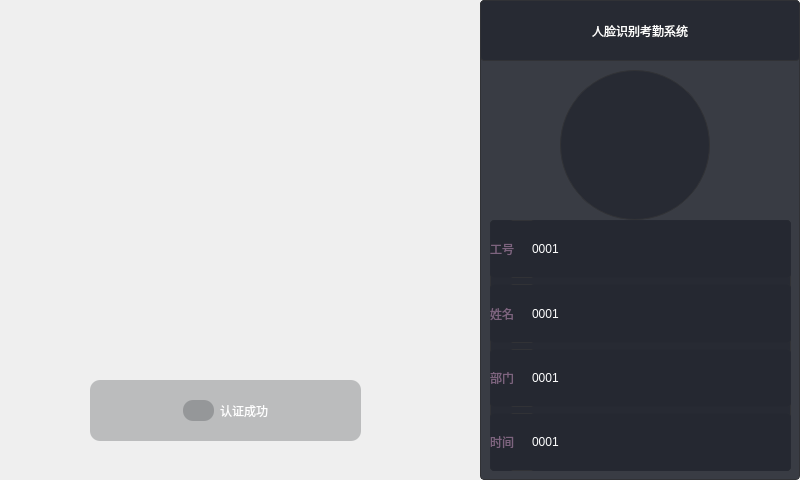
<?xml version="1.0" encoding="UTF-8"?>
<ui version="4.0">
 <class>FaceAttendence</class>
 <widget class="QMainWindow" name="FaceAttendence">
  <property name="geometry">
   <rect>
    <x>0</x>
    <y>0</y>
    <width>800</width>
    <height>480</height>
   </rect>
  </property>
  <property name="windowTitle">
   <string>FaceAttendence</string>
  </property>
  <widget class="QWidget" name="centralwidget">
   <widget class="QWidget" name="videoWidget" native="true">
    <property name="geometry">
     <rect>
      <x>0</x>
      <y>0</y>
      <width>480</width>
      <height>480</height>
     </rect>
    </property>
    <property name="styleSheet">
     <string notr="true"/>
    </property>
    <widget class="QWidget" name="widget_2" native="true">
     <property name="geometry">
      <rect>
       <x>90</x>
       <y>380</y>
       <width>271</width>
       <height>61</height>
      </rect>
     </property>
     <property name="styleSheet">
      <string notr="true">border-radius:10px;
background-color: rgba(49, 50, 54,69);</string>
     </property>
     <layout class="QHBoxLayout" name="horizontalLayout_2">
      <item>
       <spacer name="horizontalSpacer">
        <property name="orientation">
         <enum>Qt::Horizontal</enum>
        </property>
        <property name="sizeHint" stdset="0">
         <size>
          <width>40</width>
          <height>20</height>
         </size>
        </property>
       </spacer>
      </item>
      <item>
       <layout class="QHBoxLayout" name="horizontalLayout">
        <item>
         <widget class="QLabel" name="label">
          <property name="minimumSize">
           <size>
            <width>31</width>
            <height>21</height>
           </size>
          </property>
          <property name="maximumSize">
           <size>
            <width>31</width>
            <height>21</height>
           </size>
          </property>
          <property name="styleSheet">
           <string notr="true">border-image: url(:/yes.png);</string>
          </property>
          <property name="text">
           <string/>
          </property>
         </widget>
        </item>
        <item>
         <widget class="QLabel" name="label_2">
          <property name="styleSheet">
           <string notr="true">font: 25 24pt &quot;微软雅黑 Light&quot;;
border:none;
background-color: rgba(49, 50, 54,0);
color: rgb(255, 255, 255);</string>
          </property>
          <property name="text">
           <string>认证成功</string>
          </property>
         </widget>
        </item>
       </layout>
      </item>
      <item>
       <spacer name="horizontalSpacer_2">
        <property name="orientation">
         <enum>Qt::Horizontal</enum>
        </property>
        <property name="sizeHint" stdset="0">
         <size>
          <width>40</width>
          <height>20</height>
         </size>
        </property>
       </spacer>
      </item>
     </layout>
    </widget>
    <widget class="QLabel" name="headpicLb">
     <property name="geometry">
      <rect>
       <x>90</x>
       <y>50</y>
       <width>266</width>
       <height>266</height>
      </rect>
     </property>
     <property name="styleSheet">
      <string notr="true">border-image: url(:/crc.png);</string>
     </property>
     <property name="text">
      <string/>
     </property>
    </widget>
    <widget class="QLabel" name="videolb">
     <property name="geometry">
      <rect>
       <x>0</x>
       <y>0</y>
       <width>480</width>
       <height>480</height>
      </rect>
     </property>
     <property name="text">
      <string/>
     </property>
    </widget>
    <zorder>videolb</zorder>
    <zorder>widget_2</zorder>
    <zorder>headpicLb</zorder>
   </widget>
   <widget class="QWidget" name="widget_3" native="true">
    <property name="geometry">
     <rect>
      <x>480</x>
      <y>0</y>
      <width>320</width>
      <height>480</height>
     </rect>
    </property>
    <property name="styleSheet">
     <string notr="true">QWidget{
	border:1px solid #313236;
	border-radius:4px;
	
	background-color: rgb(37, 40, 49,0.9);
}

QWidget#titleLb{
	
	font: 24pt &quot;微软雅黑&quot;;
	color: rgb(255, 255, 255);
}

QWidget#headLb{
	border-radius:75px;
}</string>
    </property>
    <widget class="QLabel" name="titleLb">
     <property name="geometry">
      <rect>
       <x>0</x>
       <y>0</y>
       <width>320</width>
       <height>61</height>
      </rect>
     </property>
     <property name="text">
      <string>人脸识别考勤系统</string>
     </property>
     <property name="alignment">
      <set>Qt::AlignCenter</set>
     </property>
    </widget>
    <widget class="QLabel" name="headLb">
     <property name="geometry">
      <rect>
       <x>80</x>
       <y>70</y>
       <width>150</width>
       <height>150</height>
      </rect>
     </property>
     <property name="text">
      <string/>
     </property>
    </widget>
    <widget class="QWidget" name="layoutWidget">
     <property name="geometry">
      <rect>
       <x>10</x>
       <y>220</y>
       <width>301</width>
       <height>251</height>
      </rect>
     </property>
     <layout class="QVBoxLayout" name="verticalLayout">
      <item>
       <widget class="QWidget" name="widget_4" native="true">
        <property name="styleSheet">
         <string notr="true">QWidget{
	border:1px solid #313236;
	border-radius:4px;
	background-color: rgb(37, 40, 49,0.9);
}

QLabel{
	border:none;
	color: rgb(125, 100, 127);
	
	font: 16pt &quot;微软雅黑&quot;;
}

QLineEdit{
	border:none;
	
	color: rgb(255, 255, 255);
	font: 16pt &quot;微软雅黑&quot;;
}</string>
        </property>
        <layout class="QHBoxLayout" name="horizontalLayout_3">
         <property name="leftMargin">
          <number>0</number>
         </property>
         <property name="topMargin">
          <number>0</number>
         </property>
         <property name="rightMargin">
          <number>0</number>
         </property>
         <property name="bottomMargin">
          <number>0</number>
         </property>
         <item>
          <widget class="QLabel" name="label_6">
           <property name="text">
            <string>工号</string>
           </property>
          </widget>
         </item>
         <item>
          <spacer name="horizontalSpacer_3">
           <property name="orientation">
            <enum>Qt::Horizontal</enum>
           </property>
           <property name="sizeType">
            <enum>QSizePolicy::Fixed</enum>
           </property>
           <property name="sizeHint" stdset="0">
            <size>
             <width>10</width>
             <height>20</height>
            </size>
           </property>
          </spacer>
         </item>
         <item>
          <widget class="QLineEdit" name="lineEdit">
           <property name="enabled">
            <bool>false</bool>
           </property>
           <property name="sizePolicy">
            <sizepolicy hsizetype="Expanding" vsizetype="Expanding">
             <horstretch>0</horstretch>
             <verstretch>0</verstretch>
            </sizepolicy>
           </property>
           <property name="text">
            <string>0001</string>
           </property>
          </widget>
         </item>
        </layout>
       </widget>
      </item>
      <item>
       <widget class="QWidget" name="widget_5" native="true">
        <property name="styleSheet">
         <string notr="true">QWidget{
	border:1px solid #313236;
	border-radius:4px;
	background-color: rgb(37, 40, 49,0.9);
}

QLabel{
	border:none;
	color: rgb(125, 100, 127);
	
	font: 16pt &quot;微软雅黑&quot;;
}

QLineEdit{
	border:none;
	
	color: rgb(255, 255, 255);
	font: 16pt &quot;微软雅黑&quot;;
}</string>
        </property>
        <layout class="QHBoxLayout" name="horizontalLayout_4">
         <property name="leftMargin">
          <number>0</number>
         </property>
         <property name="topMargin">
          <number>0</number>
         </property>
         <property name="rightMargin">
          <number>0</number>
         </property>
         <property name="bottomMargin">
          <number>0</number>
         </property>
         <item>
          <widget class="QLabel" name="label_7">
           <property name="text">
            <string>姓名</string>
           </property>
          </widget>
         </item>
         <item>
          <spacer name="horizontalSpacer_4">
           <property name="orientation">
            <enum>Qt::Horizontal</enum>
           </property>
           <property name="sizeType">
            <enum>QSizePolicy::Fixed</enum>
           </property>
           <property name="sizeHint" stdset="0">
            <size>
             <width>10</width>
             <height>20</height>
            </size>
           </property>
          </spacer>
         </item>
         <item>
          <widget class="QLineEdit" name="lineEdit_2">
           <property name="enabled">
            <bool>false</bool>
           </property>
           <property name="sizePolicy">
            <sizepolicy hsizetype="Expanding" vsizetype="Expanding">
             <horstretch>0</horstretch>
             <verstretch>0</verstretch>
            </sizepolicy>
           </property>
           <property name="text">
            <string>0001</string>
           </property>
          </widget>
         </item>
        </layout>
       </widget>
      </item>
      <item>
       <widget class="QWidget" name="widget_6" native="true">
        <property name="styleSheet">
         <string notr="true">QWidget{
	border:1px solid #313236;
	border-radius:4px;
	background-color: rgb(37, 40, 49,0.9);
}

QLabel{
	border:none;
	color: rgb(125, 100, 127);
	
	font: 16pt &quot;微软雅黑&quot;;
}

QLineEdit{
	border:none;
	
	color: rgb(255, 255, 255);
	font: 16pt &quot;微软雅黑&quot;;
}</string>
        </property>
        <layout class="QHBoxLayout" name="horizontalLayout_5">
         <property name="leftMargin">
          <number>0</number>
         </property>
         <property name="topMargin">
          <number>0</number>
         </property>
         <property name="rightMargin">
          <number>0</number>
         </property>
         <property name="bottomMargin">
          <number>0</number>
         </property>
         <item>
          <widget class="QLabel" name="label_8">
           <property name="text">
            <string>部门</string>
           </property>
          </widget>
         </item>
         <item>
          <spacer name="horizontalSpacer_5">
           <property name="orientation">
            <enum>Qt::Horizontal</enum>
           </property>
           <property name="sizeType">
            <enum>QSizePolicy::Fixed</enum>
           </property>
           <property name="sizeHint" stdset="0">
            <size>
             <width>10</width>
             <height>20</height>
            </size>
           </property>
          </spacer>
         </item>
         <item>
          <widget class="QLineEdit" name="lineEdit_3">
           <property name="enabled">
            <bool>false</bool>
           </property>
           <property name="sizePolicy">
            <sizepolicy hsizetype="Expanding" vsizetype="Expanding">
             <horstretch>0</horstretch>
             <verstretch>0</verstretch>
            </sizepolicy>
           </property>
           <property name="text">
            <string>0001</string>
           </property>
          </widget>
         </item>
        </layout>
       </widget>
      </item>
      <item>
       <widget class="QWidget" name="widget_7" native="true">
        <property name="styleSheet">
         <string notr="true">QWidget{
	border:1px solid #313236;
	border-radius:4px;
	background-color: rgb(37, 40, 49,0.9);
}

QLabel{
	border:none;
	color: rgb(125, 100, 127);
	
	font: 16pt &quot;微软雅黑&quot;;
}

QLineEdit{
	border:none;
	
	color: rgb(255, 255, 255);
	font: 16pt &quot;微软雅黑&quot;;
}</string>
        </property>
        <layout class="QHBoxLayout" name="horizontalLayout_6">
         <property name="leftMargin">
          <number>0</number>
         </property>
         <property name="topMargin">
          <number>0</number>
         </property>
         <property name="rightMargin">
          <number>0</number>
         </property>
         <property name="bottomMargin">
          <number>0</number>
         </property>
         <item>
          <widget class="QLabel" name="label_9">
           <property name="text">
            <string>时间</string>
           </property>
          </widget>
         </item>
         <item>
          <spacer name="horizontalSpacer_6">
           <property name="orientation">
            <enum>Qt::Horizontal</enum>
           </property>
           <property name="sizeType">
            <enum>QSizePolicy::Fixed</enum>
           </property>
           <property name="sizeHint" stdset="0">
            <size>
             <width>10</width>
             <height>20</height>
            </size>
           </property>
          </spacer>
         </item>
         <item>
          <widget class="QLineEdit" name="lineEdit_4">
           <property name="enabled">
            <bool>false</bool>
           </property>
           <property name="sizePolicy">
            <sizepolicy hsizetype="Expanding" vsizetype="Expanding">
             <horstretch>0</horstretch>
             <verstretch>0</verstretch>
            </sizepolicy>
           </property>
           <property name="text">
            <string>0001</string>
           </property>
          </widget>
         </item>
        </layout>
       </widget>
      </item>
     </layout>
    </widget>
   </widget>
  </widget>
 </widget>
 <resources/>
 <connections/>
</ui>
